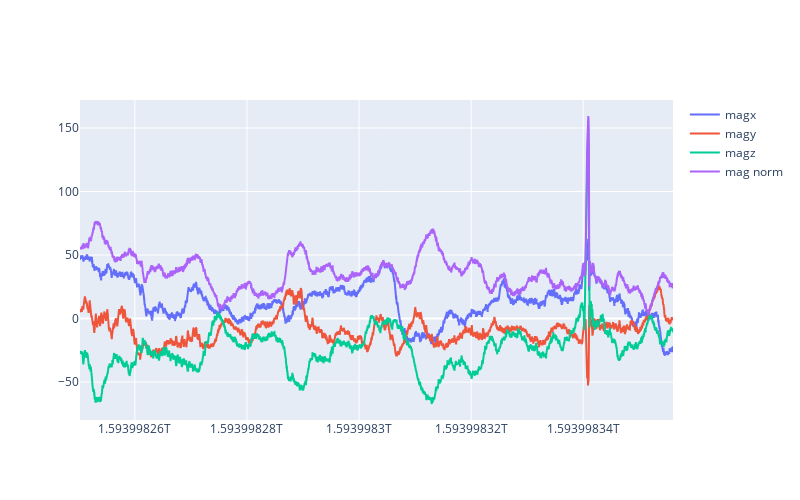

Notebook cell for this chart:
### Code cell
fig = go.Figure()
mag_df = pvloader.sensor_df[['time','magx', 'magy', 'magz']]
mag_norm = np.sqrt(mag_df['magx']**2 + mag_df['magy']**2 + mag_df['magz']**2)
fig.add_trace(go.Scatter(x=mag_df['time'], y=mag_df['magx'], name="magx"))
fig.add_trace(go.Scatter(x=mag_df['time'], y=mag_df['magy'], name="magy"))
fig.add_trace(go.Scatter(x=mag_df['time'], y=mag_df['magz'], name="magz"))
fig.add_trace(go.Scatter(x=mag_df['time'], y=mag_norm, name="mag norm"))
fig.update_layout(
    width = 800,
    height = 500
)
fig.show()

### Figure 1 — Plotly figure (JSON) as saved in the notebook; plotly's stock layout.template omitted (floating-point values rounded to 4 significant figures; data arrays with more than 128 entries replaced by an {"elided": "..."} marker saying what was removed)
{"data": [{"name": "magx", "type": "scatter", "x": {"elided": "5292 int values"}, "y": {"elided": "5292 float values"}}, {"name": "magy", "type": "scatter", "x": {"elided": "5292 int values"}, "y": {"elided": "5292 float values"}}, {"name": "magz", "type": "scatter", "x": {"elided": "5292 int values"}, "y": {"elided": "5292 float values"}}, {"name": "mag norm", "type": "scatter", "x": {"elided": "5292 int values"}, "y": {"elided": "5292 float values"}}], "layout": {"height": 500, "width": 800}}
